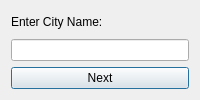
<?xml version="1.0" encoding="UTF-8"?>
<ui version="4.0">
 <class>CityInputDialog</class>
 <widget class="QDialog" name="CityInputDialog">
  <property name="geometry">
   <rect>
    <x>0</x>
    <y>0</y>
    <width>200</width>
    <height>100</height>
   </rect>
  </property>
  <property name="windowTitle">
   <string>City Route Planner</string>
  </property>
  <property name="windowIcon">
   <iconset>
    <normaloff>icon.png</normaloff>icon.png</iconset>
  </property>
  <layout class="QVBoxLayout" name="verticalLayout">
   <item>
    <widget class="QLabel" name="cityLabel">
     <property name="text">
      <string>Enter City Name:</string>
     </property>
    </widget>
   </item>
   <item>
    <widget class="QLineEdit" name="cityInput"/>
   </item>
   <item>
    <widget class="QPushButton" name="nextButton">
     <property name="text">
      <string>Next</string>
     </property>
    </widget>
   </item>
  </layout>
 </widget>
 <resources/>
 <connections/>
</ui>
